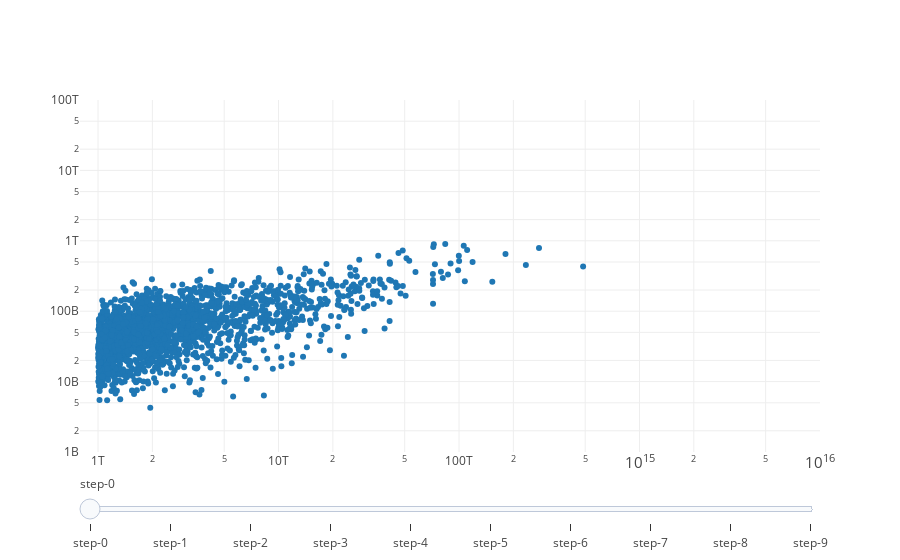

Notebook source saved alongside this figure:
### Code cell
reload(plots)
fig = plots.plotly_stuff(data, y_cols = ["icl", "sm"])
py.iplot(fig, filename='basic-scatter')

### Figure 1 — Plotly figure (JSON) as saved in the notebook; plotly's stock layout.template omitted (floating-point values rounded to 4 significant figures; data arrays with more than 128 entries replaced by an {"elided": "..."} marker saying what was removed)
{"data": [{"mode": "markers", "type": "scatter", "visible": true, "x": {"elided": "1995 int values"}, "y": {"elided": "1995 int values"}}, {"mode": "markers", "type": "scatter", "visible": false, "x": {"elided": "1995 int values"}, "y": {"elided": "1995 float values"}}, {"mode": "markers", "type": "scatter", "visible": false, "x": {"elided": "1995 int values"}, "y": {"elided": "1995 float values"}}, {"mode": "markers", "type": "scatter", "visible": false, "x": {"elided": "1995 int values"}, "y": {"elided": "1995 float values"}}, {"mode": "markers", "type": "scatter", "visible": false, "x": {"elided": "1995 int values"}, "y": {"elided": "1995 float values"}}, {"mode": "markers", "type": "scatter", "visible": false, "x": {"elided": "1995 int values"}, "y": {"elided": "1995 float values"}}, {"mode": "markers", "type": "scatter", "visible": false, "x": {"elided": "1995 int values"}, "y": {"elided": "1995 float values"}}, {"mode": "markers", "type": "scatter", "visible": false, "x": {"elided": "1995 int values"}, "y": {"elided": "1995 float values"}}, {"mode": "markers", "type": "scatter", "visible": false, "x": {"elided": "1995 int values"}, "y": {"elided": "1995 float values"}}, {"mode": "markers", "type": "scatter", "visible": false, "x": {"elided": "1995 int values"}, "y": {"elided": "1995 float values"}}], "layout": {"sliders": [{"active": 0, "steps": [{"args": ["visible", [true, false, false, false, false, false, false, false, false, false]], "method": "restyle"}, {"args": ["visible", [false, true, false, false, false, false, false, false, false, false]], "method": "restyle"}, {"args": ["visible", [false, false, true, false, false, false, false, false, false, false]], "method": "restyle"}, {"args": ["visible", [false, false, false, true, false, false, false, false, false, false]], "method": "restyle"}, {"args": ["visible", [false, false, false, false, true, false, false, false, false, false]], "method": "restyle"}, {"args": ["visible", [false, false, false, false, false, true, false, false, false, false]], "method": "restyle"}, {"args": ["visible", [false, false, false, false, false, false, true, false, false, false]], "method": "restyle"}, {"args": ["visible", [false, false, false, false, false, false, false, true, false, false]], "method": "restyle"}, {"args": ["visible", [false, false, false, false, false, false, false, false, true, false]], "method": "restyle"}, {"args": ["visible", [false, false, false, false, false, false, false, false, false, true]], "method": "restyle"}]}], "xaxis": {"range": [11.9, 16], "type": "log"}, "yaxis": {"range": [9, 14], "type": "log"}}}
